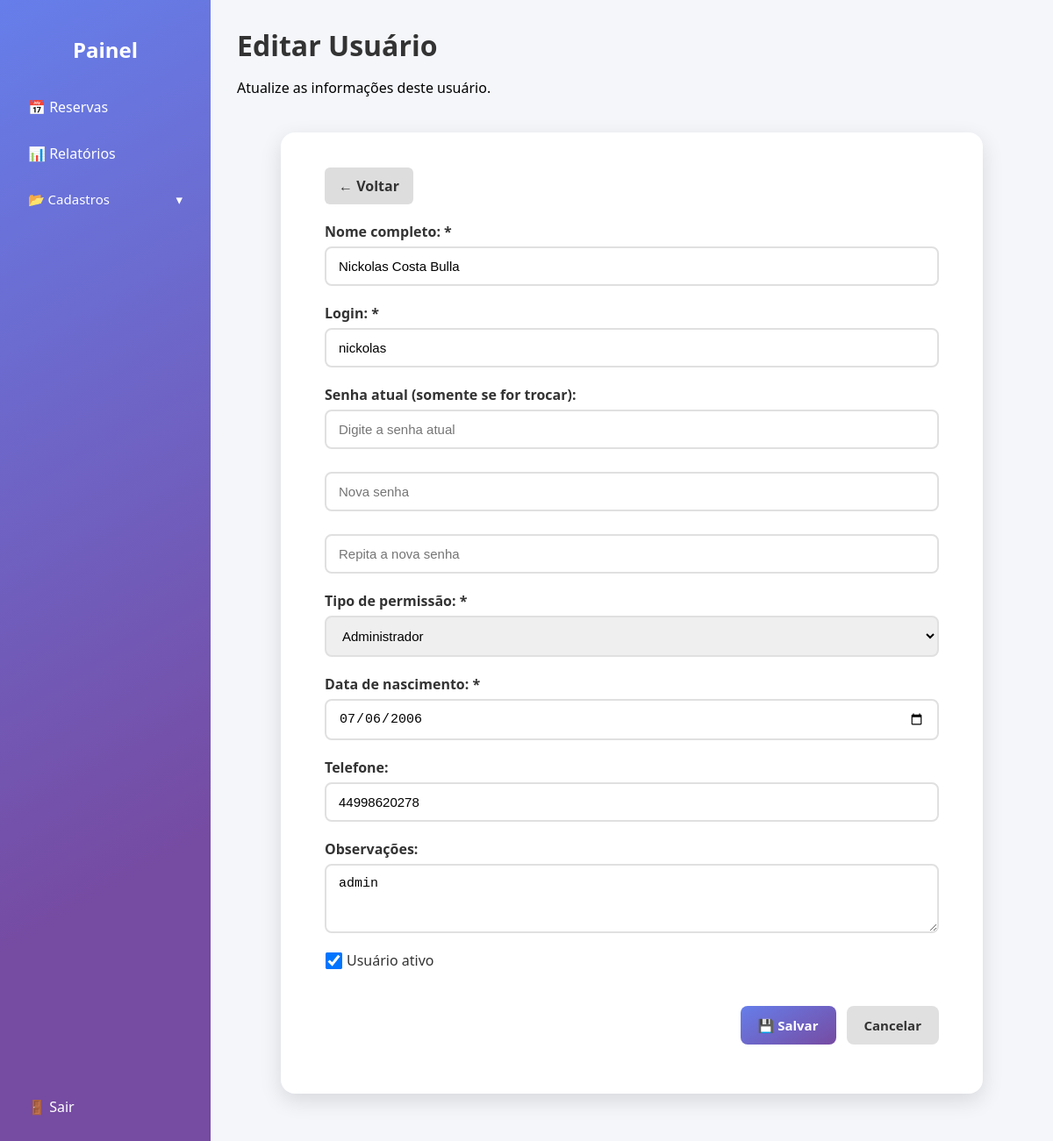
Before: /usuarios/edit.php?id=21 (signed in) with the older database file.
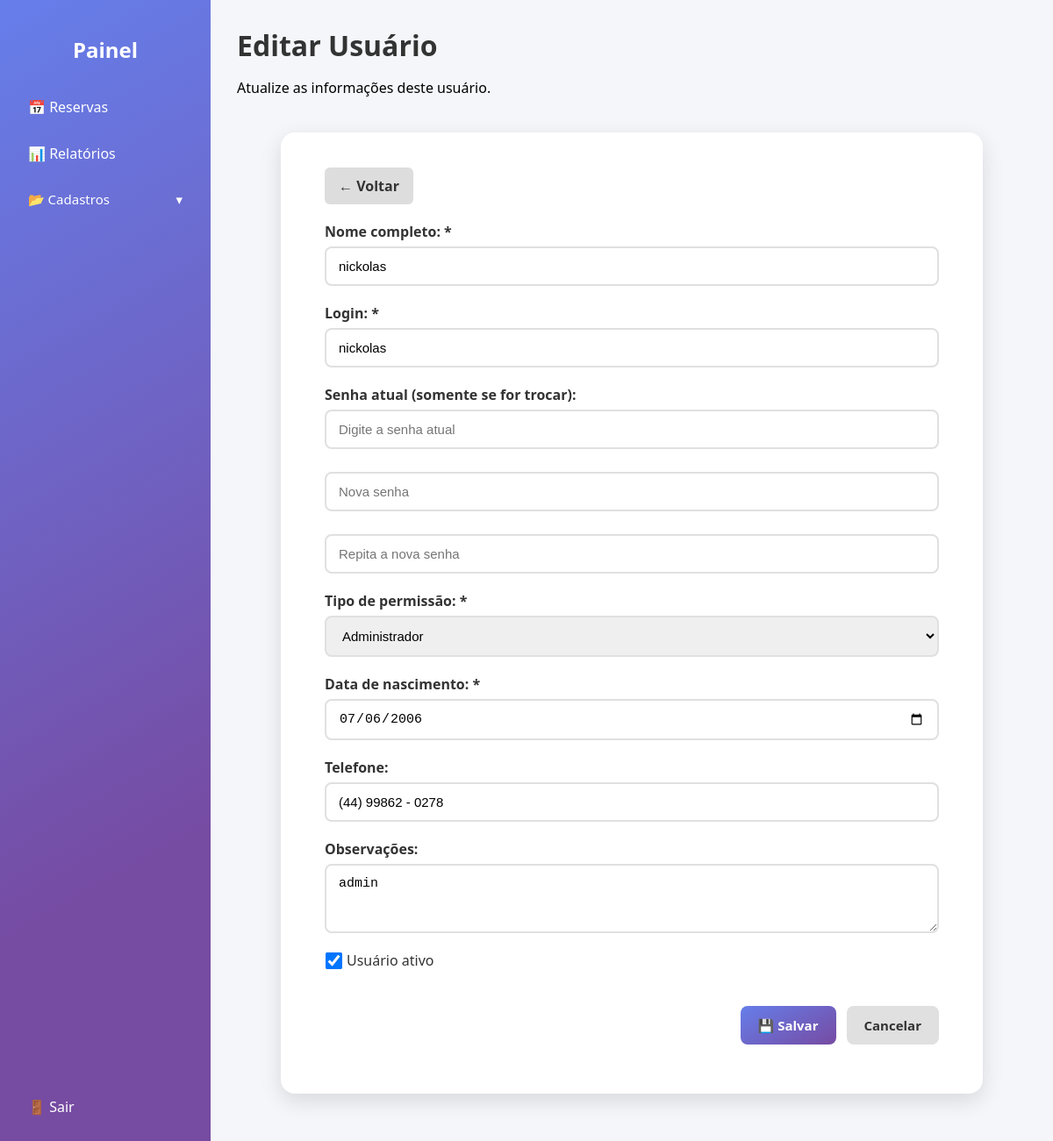
After: the same page with the newer database file.
### tables this page shows
CREATE TABLE `usuarios` (
  `id_usuario` int(11) NOT NULL,
  `nome_completo` varchar(100) NOT NULL,
  `login` varchar(50) NOT NULL,
  `senha` varchar(255) NOT NULL,
  `tipo_permissao` enum('admin','reserveiro') NOT NULL,
  `data_nascimento` date DEFAULT NULL,
  `telefone` varchar(20) DEFAULT NULL,
  `observacoes` text DEFAULT NULL,
  `ativo` tinyint(1) DEFAULT 1
);

### usuarios/edit.php (the view, shortened to what this page needs)
<?php
include '../includes/db.php';
include "../includes/header.php";
$id = $_GET['id'] ?? null;
$stmt = $conn->prepare("SELECT * FROM usuarios WHERE id_usuario = ?");
$stmt->bind_param("i", $id);
$stmt->execute();
$result = $stmt->get_result();
$usuario = $result->fetch_assoc();
?>
<div class="painel-container">
    <?php include '../includes/sidebar.php'; ?>
    <main class="conteudo">
        <header class="painel-header">
            <h1>Editar Usuário</h1>
            <p>Atualize as informações deste usuário.</p>
        </header>
        <div class="cadastro-area">
            <a href="./index.php" class="btn-voltar">← Voltar</a>
            <form method="POST" class="form-cadastro">
                <div class="form-grupo">
                    <label>Nome completo: *</label>
                    <input type="text" name="nome_completo" value="<?= htmlspecialchars($usuario['nome_completo']) ?>" required>
                </div>
                <div class="form-grupo">
                    <label>Login: *</label>
                    <input type="text" name="login" value="<?= htmlspecialchars($usuario['login']) ?>" required>
                </div>
                <div class="form-grupo">
                    <label>Senha atual (somente se for trocar):</label>
                    <input type="password" name="senha_atual" placeholder="Digite a senha atual">
                </div>
                <div class="form-grupo">
                    <input type="password" name="nova_senha" placeholder="Nova senha">
                </div>
                <div class="form-grupo">
                    <input type="password" name="confirmar_senha" placeholder="Repita a nova senha">
                </div>
                <div class="form-grupo">
                    <label>Tipo de permissão: *</label>
                    <select name="tipo_permissao" required>
                        <option value="admin" <?= $usuario['tipo_permissao'] === 'admin' ? 'selected' : '' ?>>Administrador</option>
                    </select>
                </div>
                <div class="form-grupo">
                    <label>Data de nascimento: *</label>
                    <input type="date" name="data_nascimento" value="<?= htmlspecialchars($usuario['data_nascimento']) ?>">
                </div>
                <div class="form-grupo">
                    <label>Telefone:</label>
                    <input type="text" name="telefone" data-mask='(00) 00000 - 0000' value="<?= htmlspecialchars($usuario['telefone']) ?>">
                </div>
                <div class="form-grupo">
                    <label>Observações:</label>
                    <textarea name="observacoes" rows="3"><?= htmlspecialchars($usuario['observacoes']) ?></textarea>
                </div>
                <div class="form-grupo checkbox">
                    <label>
                        <input type="checkbox" name="ativo" <?= $usuario['ativo'] ? 'checked' : '' ?>> Usuário ativo
                    </label>
                </div>
                <div class="form-botoes">
                    <button type="submit" class="btn btn-salvar">💾 Salvar</button>
                    <a href="./index.php" class="btn btn-cancelar">Cancelar</a>
                </div>
            </form>
        </div>
    </main>
</div>
<?php include "../includes/footer.php"; ?>

Changed rows visible on the page:
changed usuarios "nickolas": nome_completo "Nickolas Costa Bulla" → "nickolas"; telefone "44998620278" → "(44) 99862 - 0278"
